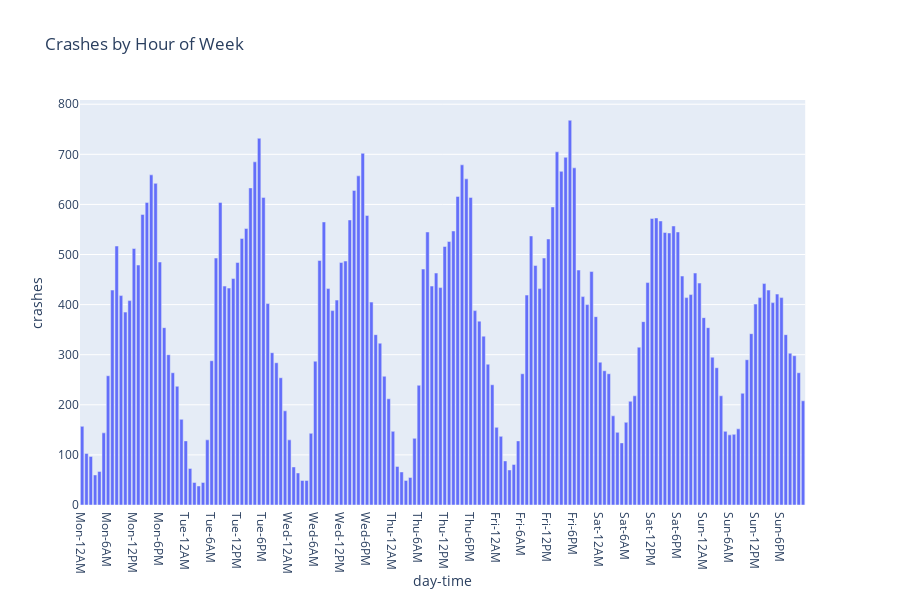
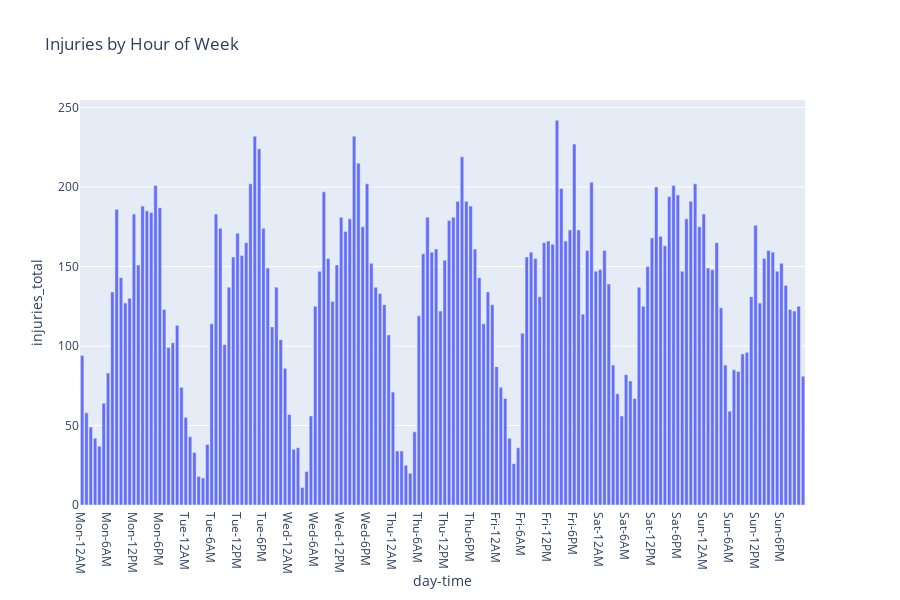

The notebook cell saved with these charts, in order:
### Code cell
plotme = crash_df[['weekday', 'hour', 'crashes']].groupby(['weekday','hour']).sum().reset_index()
plotme['day-time'] = plotme.apply(lambda x: float(x.weekday) + float(x.hour)/24, axis=1)
fig = px.bar(plotme, x='day-time', y='crashes', title='Crashes by Hour of Week')



myticks = []
for day in day_of_week:
    for hour in ['12AM', '6AM', '12PM', '6PM']:
        myticks.append(day[:3] + '-' + hour)

myvals = []
for i in range(len(day_of_week)):
    for j in [0, 0.25, 0.5, 0.75]:
        myvals.append(i+j)
        
fig.update_layout(
    xaxis = dict(
        tickmode = 'array',
        #tick0 = 0,
        dtick = 1/4,
        tickvals = myvals,
        ticktext = myticks,
    ),
)

fig.show()


plotme = crash_df[['weekday', 'hour', 'injuries_total']].groupby(['weekday','hour']).sum().reset_index()
plotme['day-time'] = plotme.apply(lambda x: float(x.weekday) + float(x.hour)/24, axis=1)
fig = px.bar(plotme, x='day-time', y='injuries_total', title='Injuries by Hour of Week')

        
fig.update_layout(
    xaxis = dict(
        tickmode = 'array',
        #tick0 = 0,
        dtick = 1/4,
        tickvals = myvals,
        ticktext = myticks,
    ),
)

fig.show()


# ax = crash_df[['weekday', 'hour', 'crashes']].groupby(['weekday','hour']).sum().plot.bar(figsize=[20,6])
# ax.set_title('Crashes by Hour')
# ax.set_ylabel('Crashes')
#ax.set_ylim(20, 30)



plt.show()

### Figure 1 — Plotly figure (JSON) as saved in the notebook; plotly's stock layout.template omitted (floating-point values rounded to 4 significant figures; data arrays with more than 128 entries replaced by an {"elided": "..."} marker saying what was removed)
{"data": [{"alignmentgroup": "True", "hoverlabel": {"namelength": 0}, "hovertemplate": "day-time=%{x}<br>crashes=%{y}", "legendgroup": "", "marker": {"color": "#636efa"}, "name": "", "offsetgroup": "", "orientation": "v", "showlegend": false, "textposition": "auto", "type": "bar", "x": {"elided": "168 float values"}, "xaxis": "x", "y": {"elided": "168 int values"}, "yaxis": "y"}], "layout": {"barmode": "relative", "height": 600, "legend": {"tracegroupgap": 0}, "title": {"text": "Crashes by Hour of Week"}, "xaxis": {"anchor": "y", "domain": [0, 0.98], "dtick": 0.25, "tickmode": "array", "ticktext": ["Mon-12AM", "Mon-6AM", "Mon-12PM", "Mon-6PM", "Tue-12AM", "Tue-6AM", "Tue-12PM", "Tue-6PM", "Wed-12AM", "Wed-6AM", "Wed-12PM", "Wed-6PM", "Thu-12AM", "Thu-6AM", "Thu-12PM", "Thu-6PM", "Fri-12AM", "Fri-6AM", "Fri-12PM", "Fri-6PM", "Sat-12AM", "Sat-6AM", "Sat-12PM", "Sat-6PM", "Sun-12AM", "Sun-6AM", "Sun-12PM", "Sun-6PM"], "tickvals": [0, 0.25, 0.5, 0.75, 1, 1.25, 1.5, 1.75, 2, 2.25, 2.5, 2.75, 3, 3.25, 3.5, 3.75, 4, 4.25, 4.5, 4.75, 5, 5.25, 5.5, 5.75, 6, 6.25, 6.5, 6.75], "title": {"text": "day-time"}}, "yaxis": {"anchor": "x", "domain": [0, 1], "title": {"text": "crashes"}}}}

### Figure 2 — Plotly figure (JSON) as saved in the notebook; plotly's stock layout.template omitted (floating-point values rounded to 4 significant figures; data arrays with more than 128 entries replaced by an {"elided": "..."} marker saying what was removed)
{"data": [{"alignmentgroup": "True", "hoverlabel": {"namelength": 0}, "hovertemplate": "day-time=%{x}<br>injuries_total=%{y}", "legendgroup": "", "marker": {"color": "#636efa"}, "name": "", "offsetgroup": "", "orientation": "v", "showlegend": false, "textposition": "auto", "type": "bar", "x": {"elided": "168 float values"}, "xaxis": "x", "y": {"elided": "168 int values"}, "yaxis": "y"}], "layout": {"barmode": "relative", "height": 600, "legend": {"tracegroupgap": 0}, "title": {"text": "Injuries by Hour of Week"}, "xaxis": {"anchor": "y", "domain": [0, 0.98], "dtick": 0.25, "tickmode": "array", "ticktext": ["Mon-12AM", "Mon-6AM", "Mon-12PM", "Mon-6PM", "Tue-12AM", "Tue-6AM", "Tue-12PM", "Tue-6PM", "Wed-12AM", "Wed-6AM", "Wed-12PM", "Wed-6PM", "Thu-12AM", "Thu-6AM", "Thu-12PM", "Thu-6PM", "Fri-12AM", "Fri-6AM", "Fri-12PM", "Fri-6PM", "Sat-12AM", "Sat-6AM", "Sat-12PM", "Sat-6PM", "Sun-12AM", "Sun-6AM", "Sun-12PM", "Sun-6PM"], "tickvals": [0, 0.25, 0.5, 0.75, 1, 1.25, 1.5, 1.75, 2, 2.25, 2.5, 2.75, 3, 3.25, 3.5, 3.75, 4, 4.25, 4.5, 4.75, 5, 5.25, 5.5, 5.75, 6, 6.25, 6.5, 6.75], "title": {"text": "day-time"}}, "yaxis": {"anchor": "x", "domain": [0, 1], "title": {"text": "injuries_total"}}}}
